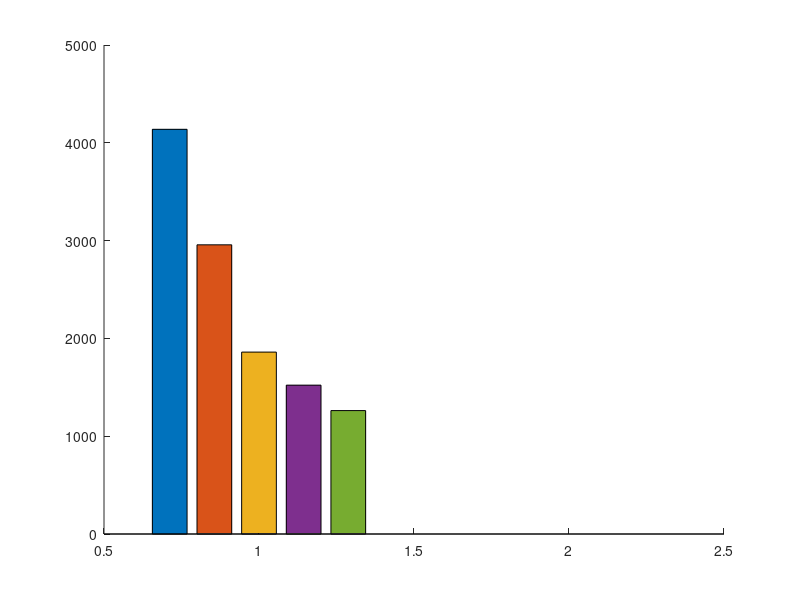

MATLAB code for this plot: (Note: this script raises an error after producing the figure.)
c=zeros(1,5);
c=[4138 2957 1860 1522 1262; 0 0 0 0 0 ]


h=subplot(1,1,1);
hold on;
bar(c);
legend('1632\times1224', '1280\times960', '1024\times768', '960\times720', '816\times612',1);

axis([0.5 1.5 0 5000]);
set(h,'FontSize', 22, 'FontName', 'Times New Roman');    
%set(gca,'XTickLabel', {'1632x1224','1280x960','1024x768', '960x720','816x612'})
set(gca,'XTick', [0:0]);
xlabel('Different Image Resolution');
ylabel('Processing Time (ms)');

filename = ['cedd.eps'];
saveas(h, filename,'psc2');         
